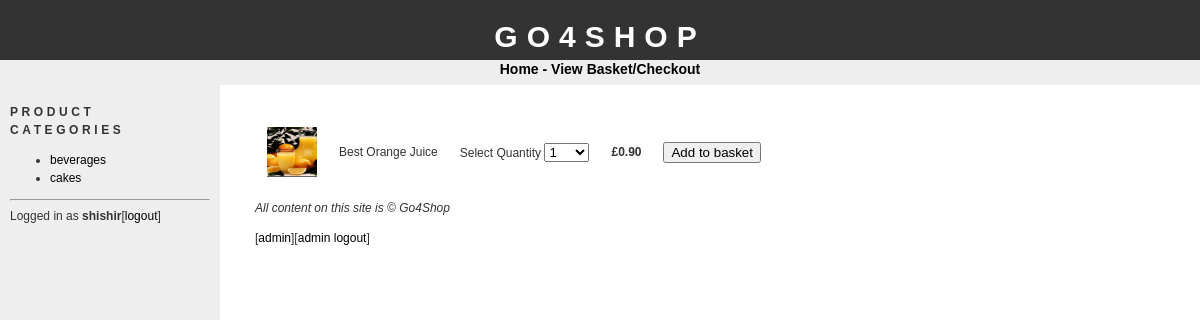
/addtobasket.php?id=2 (signed in), run on the app's committed database.
### tables this page shows
CREATE TABLE IF NOT EXISTS `categories` (
  `id` tinyint(4) NOT NULL AUTO_INCREMENT,
  `name` varchar(100) NOT NULL,
  PRIMARY KEY (`id`)
);

CREATE TABLE IF NOT EXISTS `products` (
  `id` int(11) NOT NULL AUTO_INCREMENT,
  `cat_id` tinyint(4) NOT NULL,
  `name` varchar(150) NOT NULL,
  `description` text NOT NULL,
  `image` varchar(30) NOT NULL,
  `price` float NOT NULL,
  PRIMARY KEY (`id`)
);

### config.php (called while the page is built, shortened)
<?php
$config_basedir = "http://localhost/go4shop/";
?>

### addtobasket.php (the view, shortened to what this page needs)
<?php
require("config.php");
$prodsql = "SELECT * FROM products WHERE id = " . $_GET['id'] . ";";
$prodres = mysql_query($prodsql);
$numrows = mysql_num_rows($prodres);
$prodrow = mysql_fetch_assoc($prodres);
if($numrows == 0)
{
header("Location: " . $config_basedir);
}
else
{
if(isset($_POST['submit']))
{
if(isset($_SESSION['SESS_ORDERNUM']))
{
$itemsql = "INSERT INTO orderitems(order_id,product_id, quantity) VALUES(". $_SESSION['SESS_ORDERNUM'] . ", ". $_GET['id'] . ", ". $_POST['amountBox'] . ")";
mysql_query($itemsql) or die(mysql_error());
}
else
{
if(isset($_SESSION['SESS_LOGGEDIN']))
{
$sql = "INSERT INTO orders(customer_id,registered, date) VALUES(". $_SESSION['SESS_USERID'] . ", 1, NOW())";
mysql_query($sql) or die(mysql_error());
$_SESSION['SESS_ORDERNUM'] = mysql_insert_id();
$itemsql = "INSERT INTO orderitems(order_id, product_id, quantity) VALUES(". $_SESSION['SESS_ORDERNUM']. ", " . $_GET['id'] . ", ". $_POST['amountBox'] . ")";
mysql_query($itemsql) or die(mysql_error());
}
else
{
$sql = "INSERT INTO orders(registered,date, session) VALUES(". "0, NOW(), '" . session_id() . "')";
mysql_query($sql) or die(mysql_error());
$_SESSION['SESS_ORDERNUM'] = mysql_insert_id();
$itemsql = "INSERT INTO orderitems(order_id, product_id, quantity) VALUES(". $_SESSION['SESS_ORDERNUM'] . ", " . $_GET['id'] . ", ". $_POST['amountBox'] . ")";
mysql_query($itemsql) or die(mysql_error());
}
}
$totalprice = $prodrow['price'] * $_POST['amountBox'] ;
$updsql = "UPDATE orders SET total = total + ". $totalprice . " WHERE id = ". $_SESSION['SESS_ORDERNUM'] . ";";
mysql_query($updsql) or die(mysql_error());
header("Location: " . $config_basedir . "showcart.php");
}
else
{
require("header.php");
echo "<form action='addtobasket.php?id=". $_GET['id'] . "' method='POST'>";
echo "<table cellpadding='10'>";
echo "<tr>";
if(empty($prodrow['image'])) {
echo "<td><imgsrc='productimages/dummy.jpg' width='50' alt='". $prodrow['name'] . "'></td>";
}
else {
echo "<td>
<img src='productimages/" . $prodrow['image']. "' width='50' alt='" . $prodrow['name']. "'></td>";
}
echo "<td>" . $prodrow['name'] . "</td>";
echo "<td>Select Quantity <select name='amountBox'>";
for($i=1;$i<=100;$i++)
{
echo "<option>" . $i . "</option>";
}
echo "</select></td>";
echo "<td><strong>&pound;". sprintf('%.2f', $prodrow['price']) . "</strong></td>";
echo "<td><input type='submit' name='submit' value='Add to basket'></td>";
echo "</tr>";
echo "</table>";
echo "</form>";
}
}
require("footer.php");
?>

### bar.php
<h1>Product Categories</h1>
<ul>
<?php
$catsql = "SELECT * FROM categories;";
$catres = mysql_query($catsql);
while($catrow = mysql_fetch_assoc($catres))
{
echo "<li><a href='" . $config_basedir. "products.php?id=" . $catrow['id'] . "'>". $catrow['name'] . "</a></li>";
}
?>
</ul>

### css/stylesheet.css (style rules this page uses)
body { font-family: "trebuchet ms", verdana, sans-serif; font-size: 12px; line-height: 1.5em; color: #333; background: #ffffff; margin: 0; padding: 0; text-align: center; width: 100%; }
a:link { text-decoration: none; color: #000; }
img { border: 0; }
#bar h1 { font-size: 12px; text-transform: uppercase; letter-spacing: 0.3em; }

### data on the page
categories: name "beverages"
categories: name "cakes"
products: image (picture), name "Best Orange Juice", price "0.90"

### other printed values
$config_sitename "GO4SHOP"
$_SESSION['SESS_USERNAME'] "shishir"
$config_sitename "Go4Shop"
form field amountBox "1"
